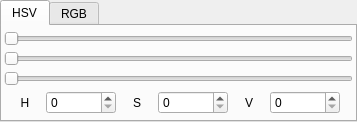
<?xml version="1.0" encoding="UTF-8"?>
<ui version="4.0">
 <class>ColorEditWidget</class>
 <widget class="QWidget" name="ColorEditWidget">
  <property name="geometry">
   <rect>
    <x>0</x>
    <y>0</y>
    <width>357</width>
    <height>122</height>
   </rect>
  </property>
  <property name="windowTitle">
   <string>Form</string>
  </property>
  <layout class="QVBoxLayout" name="verticalLayout">
   <property name="leftMargin">
    <number>0</number>
   </property>
   <property name="topMargin">
    <number>0</number>
   </property>
   <property name="rightMargin">
    <number>0</number>
   </property>
   <property name="bottomMargin">
    <number>0</number>
   </property>
   <item>
    <widget class="QTabWidget" name="tabWidget">
     <property name="sizePolicy">
      <sizepolicy hsizetype="Preferred" vsizetype="Preferred">
       <horstretch>0</horstretch>
       <verstretch>0</verstretch>
      </sizepolicy>
     </property>
     <property name="focusPolicy">
      <enum>Qt::NoFocus</enum>
     </property>
     <property name="currentIndex">
      <number>0</number>
     </property>
     <widget class="QWidget" name="tab_color_hsv">
      <attribute name="title">
       <string>HSV</string>
      </attribute>
      <layout class="QVBoxLayout" name="verticalLayout_6">
       <property name="spacing">
        <number>2</number>
       </property>
       <property name="leftMargin">
        <number>2</number>
       </property>
       <property name="topMargin">
        <number>2</number>
       </property>
       <property name="rightMargin">
        <number>2</number>
       </property>
       <property name="bottomMargin">
        <number>2</number>
       </property>
       <item>
        <widget class="ColorSlider" name="horizontalSlider_hsv_h">
         <property name="maximum">
          <number>359</number>
         </property>
         <property name="pageStep">
          <number>10</number>
         </property>
         <property name="orientation">
          <enum>Qt::Horizontal</enum>
         </property>
        </widget>
       </item>
       <item>
        <widget class="ColorSlider" name="horizontalSlider_hsv_s">
         <property name="maximum">
          <number>255</number>
         </property>
         <property name="pageStep">
          <number>10</number>
         </property>
         <property name="orientation">
          <enum>Qt::Horizontal</enum>
         </property>
        </widget>
       </item>
       <item>
        <widget class="ColorSlider" name="horizontalSlider_hsv_v">
         <property name="maximum">
          <number>255</number>
         </property>
         <property name="pageStep">
          <number>10</number>
         </property>
         <property name="orientation">
          <enum>Qt::Horizontal</enum>
         </property>
        </widget>
       </item>
       <item>
        <layout class="QHBoxLayout" name="horizontalLayout_4">
         <property name="spacing">
          <number>0</number>
         </property>
         <item>
          <widget class="QLabel" name="label_4">
           <property name="minimumSize">
            <size>
             <width>20</width>
             <height>0</height>
            </size>
           </property>
           <property name="maximumSize">
            <size>
             <width>20</width>
             <height>16777215</height>
            </size>
           </property>
           <property name="text">
            <string>H</string>
           </property>
           <property name="alignment">
            <set>Qt::AlignCenter</set>
           </property>
          </widget>
         </item>
         <item>
          <widget class="QSpinBox" name="spinBox_hsv_h">
           <property name="minimumSize">
            <size>
             <width>70</width>
             <height>0</height>
            </size>
           </property>
           <property name="maximumSize">
            <size>
             <width>70</width>
             <height>16777215</height>
            </size>
           </property>
           <property name="maximum">
            <number>359</number>
           </property>
          </widget>
         </item>
         <item>
          <widget class="QLabel" name="label_5">
           <property name="minimumSize">
            <size>
             <width>20</width>
             <height>0</height>
            </size>
           </property>
           <property name="maximumSize">
            <size>
             <width>20</width>
             <height>16777215</height>
            </size>
           </property>
           <property name="text">
            <string>S</string>
           </property>
           <property name="alignment">
            <set>Qt::AlignCenter</set>
           </property>
          </widget>
         </item>
         <item>
          <widget class="QSpinBox" name="spinBox_hsv_s">
           <property name="minimumSize">
            <size>
             <width>70</width>
             <height>0</height>
            </size>
           </property>
           <property name="maximumSize">
            <size>
             <width>70</width>
             <height>16777215</height>
            </size>
           </property>
           <property name="maximum">
            <number>255</number>
           </property>
          </widget>
         </item>
         <item>
          <widget class="QLabel" name="label_6">
           <property name="minimumSize">
            <size>
             <width>20</width>
             <height>0</height>
            </size>
           </property>
           <property name="maximumSize">
            <size>
             <width>20</width>
             <height>16777215</height>
            </size>
           </property>
           <property name="text">
            <string>V</string>
           </property>
           <property name="alignment">
            <set>Qt::AlignCenter</set>
           </property>
          </widget>
         </item>
         <item>
          <widget class="QSpinBox" name="spinBox_hsv_v">
           <property name="minimumSize">
            <size>
             <width>70</width>
             <height>0</height>
            </size>
           </property>
           <property name="maximumSize">
            <size>
             <width>70</width>
             <height>16777215</height>
            </size>
           </property>
           <property name="maximum">
            <number>255</number>
           </property>
          </widget>
         </item>
        </layout>
       </item>
      </layout>
     </widget>
     <widget class="QWidget" name="tab_color_rgb">
      <attribute name="title">
       <string>RGB</string>
      </attribute>
      <layout class="QVBoxLayout" name="verticalLayout_5">
       <property name="spacing">
        <number>2</number>
       </property>
       <property name="leftMargin">
        <number>2</number>
       </property>
       <property name="topMargin">
        <number>2</number>
       </property>
       <property name="rightMargin">
        <number>2</number>
       </property>
       <property name="bottomMargin">
        <number>2</number>
       </property>
       <item>
        <widget class="ColorSlider" name="horizontalSlider_rgb_r">
         <property name="maximum">
          <number>255</number>
         </property>
         <property name="pageStep">
          <number>8</number>
         </property>
         <property name="orientation">
          <enum>Qt::Horizontal</enum>
         </property>
        </widget>
       </item>
       <item>
        <widget class="ColorSlider" name="horizontalSlider_rgb_g">
         <property name="maximum">
          <number>255</number>
         </property>
         <property name="pageStep">
          <number>8</number>
         </property>
         <property name="orientation">
          <enum>Qt::Horizontal</enum>
         </property>
        </widget>
       </item>
       <item>
        <widget class="ColorSlider" name="horizontalSlider_rgb_b">
         <property name="maximum">
          <number>255</number>
         </property>
         <property name="pageStep">
          <number>8</number>
         </property>
         <property name="orientation">
          <enum>Qt::Horizontal</enum>
         </property>
        </widget>
       </item>
       <item>
        <layout class="QHBoxLayout" name="horizontalLayout">
         <property name="spacing">
          <number>0</number>
         </property>
         <item>
          <widget class="QLabel" name="label">
           <property name="minimumSize">
            <size>
             <width>20</width>
             <height>0</height>
            </size>
           </property>
           <property name="maximumSize">
            <size>
             <width>20</width>
             <height>16777215</height>
            </size>
           </property>
           <property name="text">
            <string>R</string>
           </property>
           <property name="alignment">
            <set>Qt::AlignCenter</set>
           </property>
          </widget>
         </item>
         <item>
          <widget class="QSpinBox" name="spinBox_rgb_r">
           <property name="minimumSize">
            <size>
             <width>70</width>
             <height>0</height>
            </size>
           </property>
           <property name="maximumSize">
            <size>
             <width>70</width>
             <height>16777215</height>
            </size>
           </property>
           <property name="maximum">
            <number>255</number>
           </property>
          </widget>
         </item>
         <item>
          <widget class="QLabel" name="label_2">
           <property name="minimumSize">
            <size>
             <width>20</width>
             <height>0</height>
            </size>
           </property>
           <property name="maximumSize">
            <size>
             <width>20</width>
             <height>16777215</height>
            </size>
           </property>
           <property name="text">
            <string>G</string>
           </property>
           <property name="alignment">
            <set>Qt::AlignCenter</set>
           </property>
          </widget>
         </item>
         <item>
          <widget class="QSpinBox" name="spinBox_rgb_g">
           <property name="minimumSize">
            <size>
             <width>70</width>
             <height>0</height>
            </size>
           </property>
           <property name="maximumSize">
            <size>
             <width>70</width>
             <height>16777215</height>
            </size>
           </property>
           <property name="maximum">
            <number>255</number>
           </property>
          </widget>
         </item>
         <item>
          <widget class="QLabel" name="label_3">
           <property name="minimumSize">
            <size>
             <width>20</width>
             <height>0</height>
            </size>
           </property>
           <property name="maximumSize">
            <size>
             <width>20</width>
             <height>16777215</height>
            </size>
           </property>
           <property name="text">
            <string>B</string>
           </property>
           <property name="alignment">
            <set>Qt::AlignCenter</set>
           </property>
          </widget>
         </item>
         <item>
          <widget class="QSpinBox" name="spinBox_rgb_b">
           <property name="minimumSize">
            <size>
             <width>70</width>
             <height>0</height>
            </size>
           </property>
           <property name="maximumSize">
            <size>
             <width>70</width>
             <height>16777215</height>
            </size>
           </property>
           <property name="maximum">
            <number>255</number>
           </property>
          </widget>
         </item>
        </layout>
       </item>
      </layout>
     </widget>
    </widget>
   </item>
  </layout>
 </widget>
 <customwidgets>
  <customwidget>
   <class>ColorSlider</class>
   <extends>QSlider</extends>
   <header>ColorSlider.h</header>
  </customwidget>
 </customwidgets>
 <resources/>
 <connections/>
</ui>
